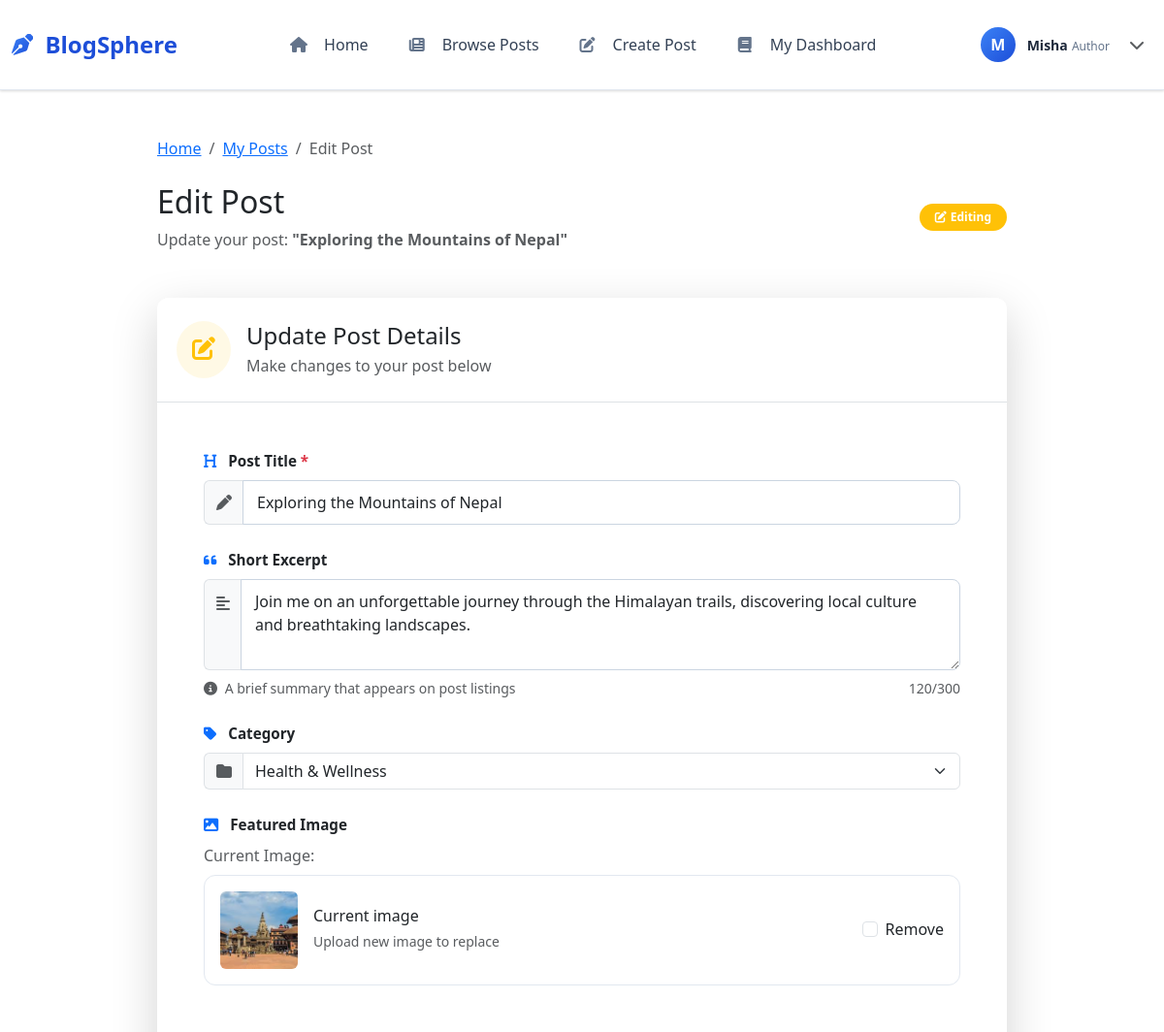
Before: /edit-post/3/ (signed in, upper part) with the older database file.
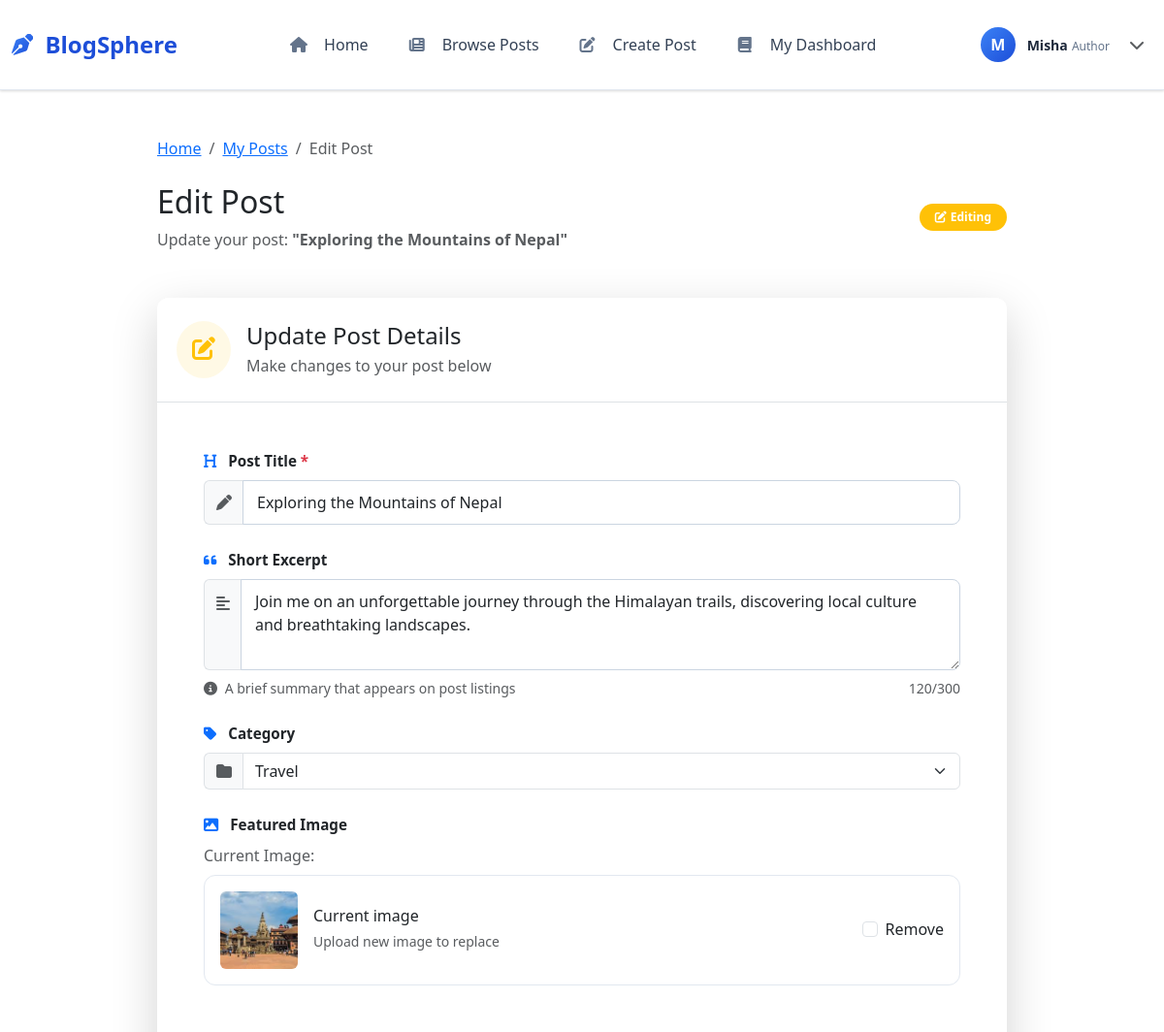
After: the same page with the newer database file.
### blog/models.py (models this page shows, shortened)
class Post(models.Model):
    title = models.CharField(max_length=200)
    content = models.TextField()
    excerpt = models.TextField(max_length=300, blank=True)
    author = models.ForeignKey(User, on_delete=models.CASCADE)
    category = models.ForeignKey(Category, on_delete=models.SET_NULL, null=True)
    created_at = models.DateTimeField(auto_now_add=True)
    updated_at = models.DateTimeField(auto_now=True)
    image = models.ImageField(upload_to='blog_images/', blank=True, null=True)
    class Meta:
        ordering = ['-created_at']

class Category(models.Model):
    name = models.CharField(max_length=100)

### blog/views.py (the view)
# urls.py: path('edit-post/<int:pk>/', views.edit_post, name='edit_post'),
@login_required
def edit_post(request, pk):
    post = get_object_or_404(Post, pk=pk)
    if post.author != request.user:
        return HttpResponseForbidden("You don't have permission to edit this post.")
    if request.method == 'POST':
        form = PostForm(request.POST, request.FILES, instance=post)
        if form.is_valid():
            form.save()
            messages.success(request, 'Post updated successfully!')
            return redirect('post_detail', pk=post.pk)
    else:
        form = PostForm(instance=post)
    categories = Category.objects.all()
    return render(request, 'blog/edit_post.html', {
        'form': form,
        'post': post,
        'categories': categories,
        'title': 'Edit Post'
    })

### blog/templates/blog/edit_post.html (shortened to what the changed rows need)
{% extends 'blog/base.html' %}
{% block content %}
<div class="container py-5">
    <div class="row justify-content-center">
        <div class="col-lg-9">
            <div class="mb-5">
                <div class="d-flex align-items-center justify-content-between mb-4">
                    <div>
                        <h1 class="h2 mb-2">Edit Post</h1>
                        <p class="text-muted mb-0">Update your post: <strong>"{{ post.title }}"</strong></p>
                    </div>
                </div>
            </div>
            <div class="card border-0 shadow-lg">
                <div class="card-header bg-white py-4 border-bottom">
                    <div class="d-flex align-items-center">
                        <div>
                            <h2 class="h4 mb-1">Update Post Details</h2>
                        </div>
                    </div>
                </div>
                <div class="card-body p-4 p-md-5">
                    <form method="POST" enctype="multipart/form-data" id="editPostForm">
                        <div class="mb-4">
                            <div class="input-group">
                                <span class="input-group-text bg-light border-end-0">
                                    <i class="fas fa-pen text-muted"></i>
                                </span>
                                <input type="text"
                                       name="title"
                                       id="id_title"
                                       class="form-control"
                                       placeholder="Enter your post title"
                                       required
                                       maxlength="200"
                                       value="{{ form.title.value|default:post.title }}">
                            </div>
                        </div>
                        <div class="mb-4">
                            <div class="input-group">
                                <span class="input-group-text bg-light border-end-0 align-items-start pt-3">
                                    <i class="fas fa-align-left text-muted"></i>
                                </span>
                                <textarea name="excerpt"
                                          id="id_excerpt"
                                          class="form-control"
                                          rows="3"
                                          placeholder="Brief summary of your post"
                                          maxlength="300">{{ form.excerpt.value|default:post.excerpt }}</textarea>
                            </div>
                            <div class="form-text text-muted mt-2 d-flex justify-content-between">
                                <span>
                                    <i class="fas fa-info-circle me-1"></i>
                                    A brief summary that appears on post listings
                                </span>
                                <span id="excerptCounter" class="text-muted">{{ post.excerpt|length|default:0 }}/300</span>
                            </div>
                        </div>
                        <div class="mb-4">
                            <div class="input-group">
                                <span class="input-group-text bg-light border-end-0">
                                    <i class="fas fa-folder text-muted"></i>
                                </span>
                                <select name="category"
                                        id="id_category"
                                        class="form-select">
                                    {% for category in categories %}
                                    <option value="{{ category.id }}"
                                            {% if post.category.id == category.id %}selected{% endif %}>
                                        {{ category.name }}
                                    </option>
                                    {% endfor %}
                                </select>
                            </div>
                        </div>
                        <div class="mb-4">
                            <div class="image-upload-container">
                                {% if post.image %}
                                <div class="current-image mb-3">
                                    <p class="text-muted mb-2">Current Image:</p>
                                    <div class="card">
                                        <div class="card-body p-3">
                                            <div class="d-flex align-items-center">
                                                <img src="{{ post.image.url }}" alt="Current image"
                                                     class="rounded me-3" style="width: 80px; height: 80px; object-fit: cover;">
                                                <div class="flex-grow-1">
                                                    <h6 class="mb-1">Current image</h6>
                                                    <small class="text-muted">Upload new image to replace</small>
                                                </div>
                                                <div class="form-check">
                                                    <input class="form-check-input" type="checkbox" name="image-clear" id="image-clear_id">
                                                    <label class="form-check-label" for="image-clear_id">
                                                        Remove
                                                    </label>
                                                </div>
                                            </div>
                                        </div>
                                    </div>
                                </div>
                                {% endif %}
                            </div>
                        </div>
                    </form>
                </div>
            </div>
        </div>
    </div>
</div>
{% endblock %}

Changed rows visible on the page:
changed Post "Exploring the Mountains of Nepal": category "Health & Wellness" → "Travel"
